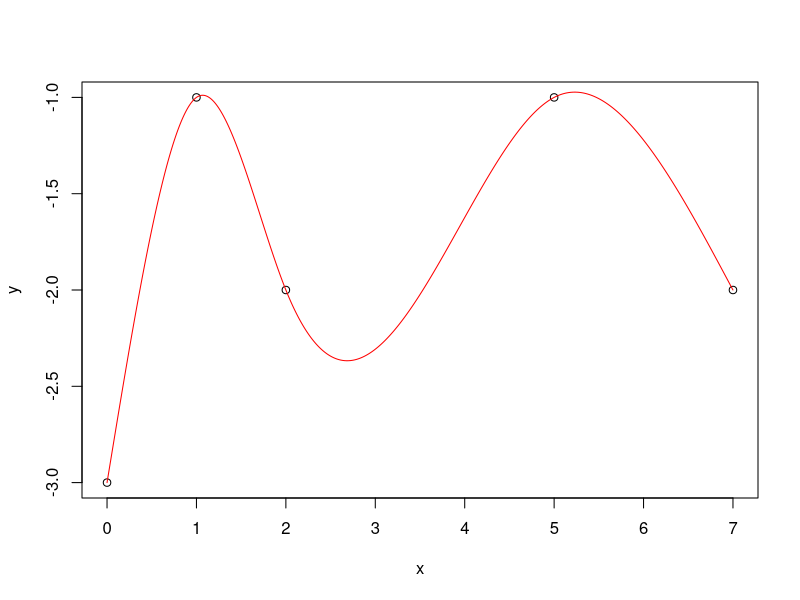

Recreate this plot in R. (Note: this script raises an error after producing the figure.)
# Steffen interpolation method

# sample data
sample.data <- data.frame(x = c(0,1,2,5,7), y = c(-3,-1,-2,-1,-2))
#sample.data <- data.frame(x = c(0,1,2,5,7), y = c(0,1,2,1,1))
#sample.data <- data.frame(x = c(0,1,2,5,7), y = 0.5*c(0,1,2,5,7))

sample.data
plot(sample.data)

SteffenPolynom <- function(x, x.ref, a, b, c, d){
  y <- a * (x - x.ref)^3 + b * (x - x.ref)^2 + c * (x - x.ref) + d
}

PlotSpline <- splinefun(sample.data[,1], sample.data[,2], method = "natural")
x <- seq(0, 7, length.out = 701)
y <- PlotSpline(x)
lines(x, y, col = "red")
rm(x, y)

SteffenCoef <- function(df){
  v  <- rep(NaN, times = nrow(df))
  df <- data.frame(x = df[,1], y = df[,2],
                   a = v, b = v, c = v, d = v,
                   h = v, p = v, s = v, 
                   y1 = v)
  for(i in 1:(nrow(df)-1)){
    df$h[i] <- df$x[(i+1)] - df$x[i]
    df$s[i] <- (df$y[(i+1)] - df$y[i])/(df$h[i])
  }
  
  for(i in 2:(nrow(df)-1)){
    df$p[i]  <- (df$s[i-1] * df$h[i] + df$s[i] * df$h[i-1])/(df$h[i-1] + df$h[i])
    df$y1[i] <- (sign(df$s[i-1]) + sign(df$s[i])) *
                min(abs(df$s[i-1]), abs(df$s[i]), (0.5*abs(df$p[i])))
  }
  
  N <- nrow(df)
  df$p[1] <- df$s[1] * (1 + df$h[1]/(df$h[1]+df$h[2])) - 
             df$s[2] * (df$h[1]/((df$h[1])+df$h[2]))
  df$p[N] <- df$s[N-1] * (1 + df$h[N-1]/(df$h[N-1] + df$h[N-2])) -
             df$s[N-2] * (df$h[N-1]/(df$h[N-1] + df$h[N-2]))
  
  if((df$p[1] * df$s[1]) <= 0)          df$y1[1] <- 0
  if(abs(df$p[1]) > (2 * abs(df$s[1]))) df$y1[1] <- 2 * df$s[1]
  else                                  df$y1[1] <- df$p[1]
  
  if((df$p[N] * df$s[N-1]) <= 0)          df$y1[N] <- 0
  if(abs(df$p[N]) > (2 * abs(df$s[N-1]))) df$y1[N] <- 2 * df$s[N-1]
  else                                    df$y1[N] <- df$p[N]
  
  for(i in 1:(nrow(df)-1)){
    df$a[i] <- (df$y1[i] + df$y1[i+1] - 2 * df$s[i]) / (df$h[i])^2
    df$b[i] <- (3 * df$s[i] - 2 * df$y1[i] - df$y1[i+1]) / df$h[i]
    df$c[i] <- df$y1[i]
    df$d[i] <- df$y[i]
  }
    
  return(df)
}

steffen.sample.coef <- SteffenCoef(sample.data)

x.int1 <- seq(0, 1, length.out = 101)
y.int1 <- SteffenPolynom(x.int1, steffen$x[1], steffen$a[1], steffen$b[1], steffen$c[1], steffen$d[1])
lines(x.int1, y.int1, col = "blue")

x.int2 <- seq(1, 2, length.out = 101)
y.int2 <- SteffenPolynom(x.int2, steffen$x[2], steffen$a[2], steffen$b[2], steffen$c[2], steffen$d[2])
lines(x.int2, y.int2, col = "blue")

x.int3 <- seq(2, 5, length.out = 301)
y.int3 <- SteffenPolynom(x.int3, steffen$x[3], steffen$a[3], steffen$b[3], steffen$c[3], steffen$d[3])
lines(x.int3, y.int3, col = "blue")

x.int4 <- seq(5, 7, length.out = 201)
y.int4 <- SteffenPolynom(x.int4, steffen$x[4], steffen$a[4], steffen$b[4], steffen$c[4], steffen$d[4])
lines(x.int4, y.int4, col = "blue")
